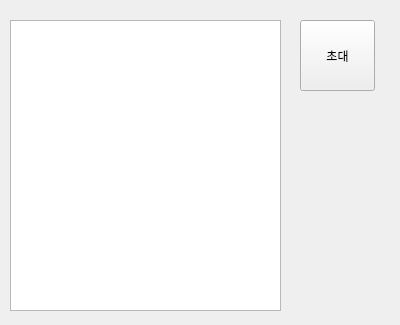
<?xml version="1.0" encoding="UTF-8"?>
<ui version="4.0">
 <class>Form</class>
 <widget class="QWidget" name="Form">
  <property name="geometry">
   <rect>
    <x>0</x>
    <y>0</y>
    <width>400</width>
    <height>325</height>
   </rect>
  </property>
  <property name="windowTitle">
   <string>Form</string>
  </property>
  <widget class="QTableWidget" name="tableWidget">
   <property name="geometry">
    <rect>
     <x>10</x>
     <y>20</y>
     <width>271</width>
     <height>291</height>
    </rect>
   </property>
  </widget>
  <widget class="QPushButton" name="invite_btn">
   <property name="geometry">
    <rect>
     <x>300</x>
     <y>20</y>
     <width>75</width>
     <height>71</height>
    </rect>
   </property>
   <property name="text">
    <string>초대</string>
   </property>
  </widget>
 </widget>
 <resources/>
 <connections/>
</ui>
